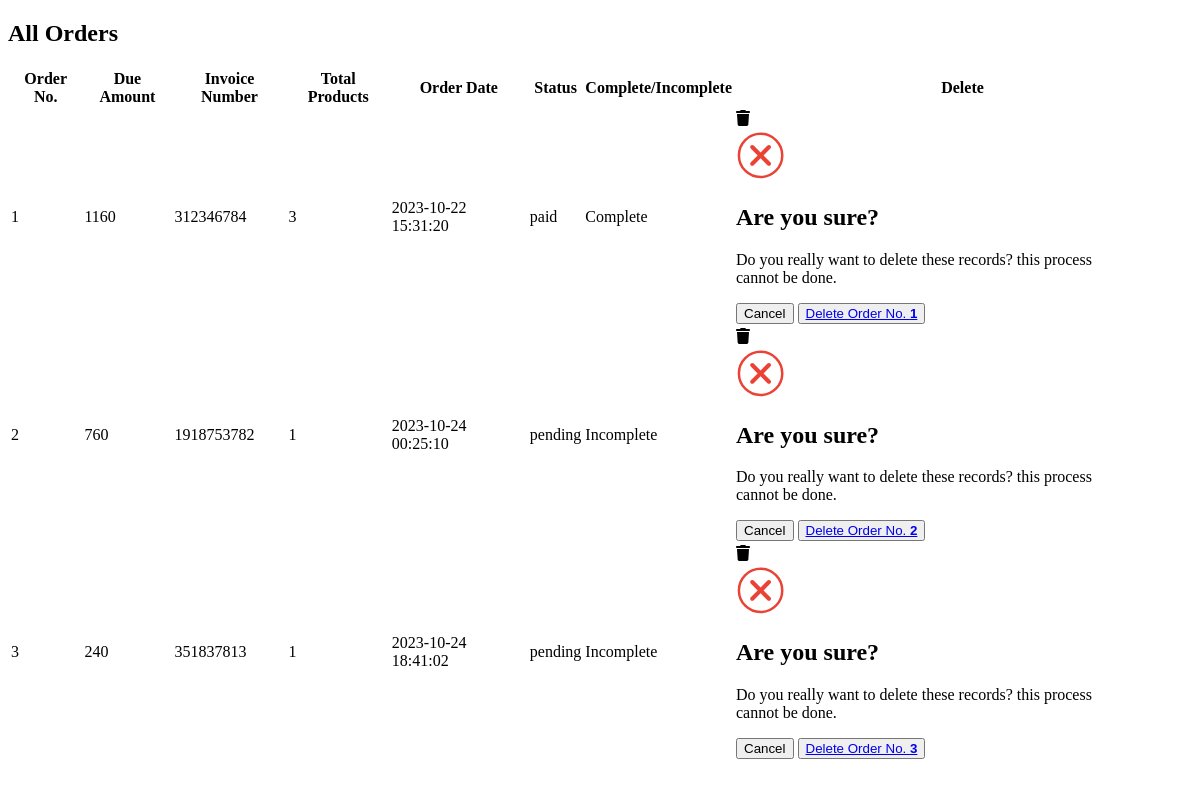
The page /admin/list_orders.php on the database as committed earlier.
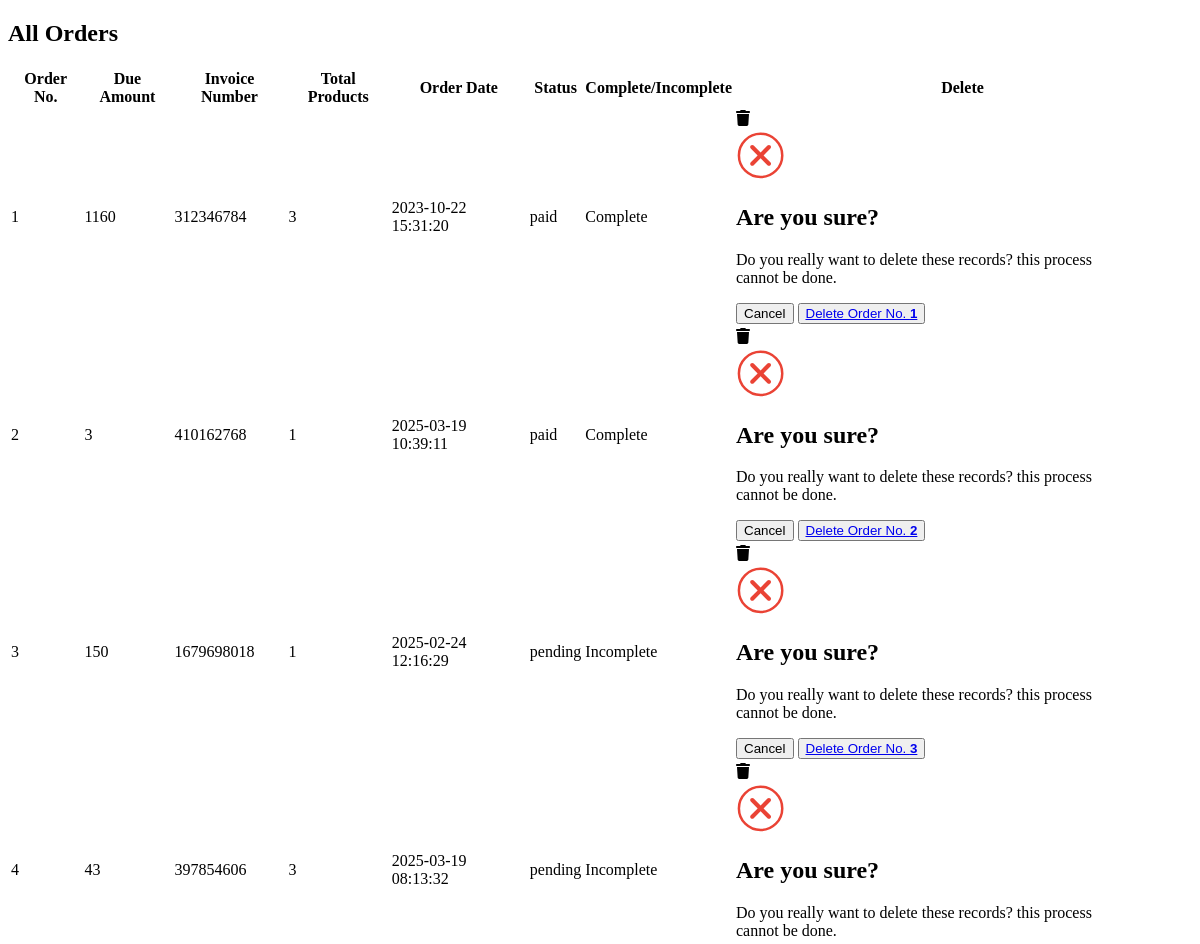
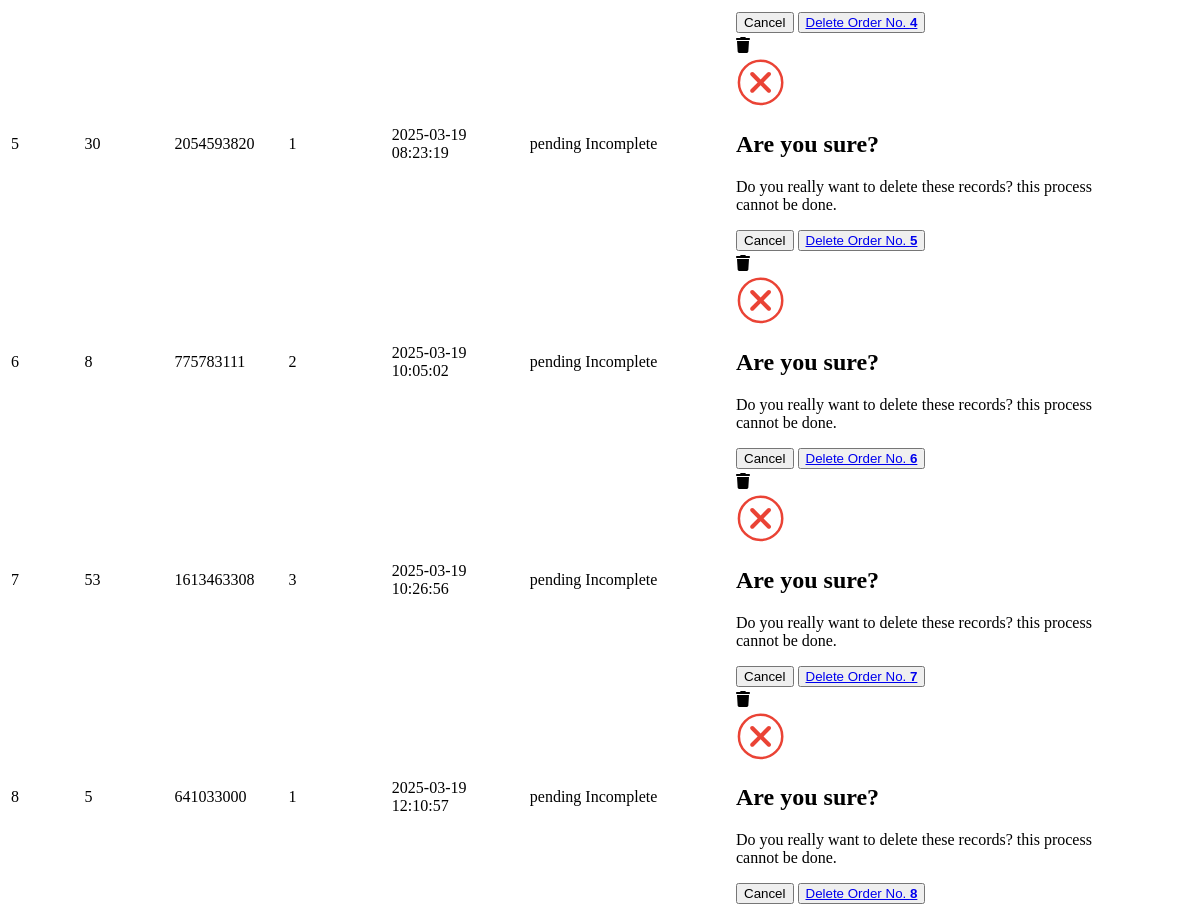
The same page on the database as committed later (2 pictures, top to bottom).
### tables this page shows
CREATE TABLE `user_orders` (
  `order_id` int(11) NOT NULL,
  `user_id` int(11) NOT NULL,
  `amount_due` int(255) NOT NULL,
  `invoice_number` int(255) NOT NULL,
  `total_products` int(255) NOT NULL,
  `order_date` timestamp NOT NULL DEFAULT current_timestamp() ON UPDATE current_timestamp(),
  `order_status` varchar(255) NOT NULL
);

### admin/list_orders.php (the view, shortened to what this page needs)
<!DOCTYPE html>
<html lang="en">
<head>
</head>
<body>
    <div class="container">
        <div class="categ-header">
            <div class="sub-title">
                <h2>All Orders</h2>
            </div>
        </div>
        <div class="table-data">
            <table class="table table-bordered table-hover table-striped text-center">
                <thead class="table-dark">
                    <?php
                    $get_order_query = "SELECT * FROM `user_orders`";
                    $get_order_result = mysqli_query($con, $get_order_query);
                    $row_count = mysqli_num_rows($get_order_result);
                    if($row_count!=0){
                        echo "
                        <tr>
                        <th>Order No.</th>
                        <th>Due Amount</th>
                        <th>Invoice Number</th>
                        <th>Total Products</th>
                        <th>Order Date</th>
                        <th>Status</th>
                        <th>Complete/Incomplete</th>
                        <th>Delete</th>
                    </tr>
                    ";
                    }
                    ?>
                </thead>
                <tbody>
                    <?php
                    if ($row_count == 0) {
                        echo "<h2 class='text-center text-light p-2 bg-dark'>No orders yet</h2>";
                    } else {
                        $id_number = 1;
                        while ($row_fetch_orders = mysqli_fetch_array($get_order_result)) {
                            $order_id = $row_fetch_orders['order_id'];
                            $amount_due = $row_fetch_orders['amount_due'];
                            $invoice_number = $row_fetch_orders['invoice_number'];
                            $total_products = $row_fetch_orders['total_products'];
                            $order_date = $row_fetch_orders['order_date'];
                            $order_status = $row_fetch_orders['order_status'];
                            $order_complete = $row_fetch_orders['order_status'] == 'paid'? 'Complete' : 'Incomplete';
                            echo "
                            <tr>
                            <td>$id_number</td>
                            <td>$amount_due</td>
                            <td>$invoice_number</td>
                            <td>$total_products</td>
                            <td>$order_date</td>
                            <td>$order_status</td>
                            <td>$order_complete</td>
                            <td>
                                <a href='index.php?delete_order=$order_id' data-bs-toggle='modal' data-bs-target='#deleteModal_$order_id'>
                                </a>
                                <div class='modal fade' id='deleteModal_$order_id' tabindex='-1' aria-labelledby='deleteModal_$order_id.Label' aria-hidden='true'>
                                    <div class='modal-dialog modal-dialog-centered justify-content-center'>
                                        <div class='modal-content' style='width:80%;'>
                                            <div class='modal-body'>
                                                <div class='d-flex flex-column gap-3 align-items-center text-center'>
                                                    <span>
                                                    </span>
                                                    <h2>Are you sure?</h2>
                                                    <p>
                                                        Do you really want to delete these records? this process cannot be done.
                                                    </p>
                                                    <div class='btns d-flex gap-3'>
                                                        <button type='button' class='btn px-5 btn-secondary' data-bs-dismiss='modal'>Cancel</button>
                                                        <button type='button' class='btn px-5 btn-primary' data-bs-dismiss='modal'>
                                                            <a class='text-light' href='index.php?delete_order=$order_id'>
                                                                Delete Order No. <strong>$id_number</strong>
                                                            </a>
                                                        </button>
                                                    </div>
                                                </div>
                                            </div>
                                        </div>
                                    </div>
                                </div>
                            </td>
                        </tr>
                            ";
                            $id_number++;
                        }
                    }
                    ?>
                </tbody>
            </table>
        </div>
    </div>
</body>
</html>

Rows that differ between the two databases and show on the page:
removed user_orders: amount_due "760", invoice_number "1918753782", total_products "1", order_date "2023-10-24 00:25:10", order_status "pending", order_status "Incomplete"
removed user_orders: amount_due "240", invoice_number "351837813", total_products "1", order_date "2023-10-24 18:41:02", order_status "pending", order_status "Incomplete"
added user_orders: amount_due "3", invoice_number "410162768", total_products "1", order_date "2025-03-19 10:39:11", order_status "paid", order_status "Complete"
added user_orders: amount_due "150", invoice_number "1679698018", total_products "1", order_date "2025-02-24 12:16:29", order_status "pending", order_status "Incomplete"
added user_orders: amount_due "43", invoice_number "397854606", total_products "3", order_date "2025-03-19 08:13:32", order_status "pending", order_status "Incomplete"
added user_orders: amount_due "30", invoice_number "2054593820", total_products "1", order_date "2025-03-19 08:23:19", order_status "pending", order_status "Incomplete"
added user_orders: amount_due "8", invoice_number "775783111", total_products "2", order_date "2025-03-19 10:05:02", order_status "pending", order_status "Incomplete"
added user_orders: amount_due "53", invoice_number "1613463308", total_products "3", order_date "2025-03-19 10:26:56", order_status "pending", order_status "Incomplete"
added user_orders: amount_due "5", invoice_number "641033000", total_products "1", order_date "2025-03-19 12:10:57", order_status "pending", order_status "Incomplete"
